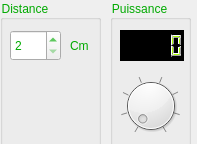
<?xml version="1.0" encoding="UTF-8"?>
<ui version="4.0">
 <class>PilotageMoteurs</class>
 <widget class="QWidget" name="PilotageMoteurs">
  <property name="geometry">
   <rect>
    <x>0</x>
    <y>0</y>
    <width>197</width>
    <height>144</height>
   </rect>
  </property>
  <property name="windowTitle">
   <string>Form</string>
  </property>
  <widget class="QGroupBox" name="groupBox_2">
   <property name="geometry">
    <rect>
     <x>110</x>
     <y>0</y>
     <width>81</width>
     <height>151</height>
    </rect>
   </property>
   <property name="styleSheet">
    <string notr="true">color: rgb(0, 170, 0);</string>
   </property>
   <property name="title">
    <string>Puissance</string>
   </property>
   <widget class="QDial" name="btnPower">
    <property name="geometry">
     <rect>
      <x>10</x>
      <y>70</y>
      <width>61</width>
      <height>71</height>
     </rect>
    </property>
    <property name="styleSheet">
     <string notr="true">color: rgb(0, 170, 0);</string>
    </property>
    <property name="maximum">
     <number>7</number>
    </property>
    <property name="singleStep">
     <number>1</number>
    </property>
    <property name="pageStep">
     <number>1</number>
    </property>
    <property name="value">
     <number>0</number>
    </property>
    <property name="wrapping">
     <bool>false</bool>
    </property>
    <property name="notchTarget">
     <double>1.000000000000000</double>
    </property>
    <property name="notchesVisible">
     <bool>true</bool>
    </property>
   </widget>
   <widget class="QLCDNumber" name="lcdPower">
    <property name="geometry">
     <rect>
      <x>10</x>
      <y>30</y>
      <width>64</width>
      <height>31</height>
     </rect>
    </property>
    <property name="styleSheet">
     <string notr="true">background-color: rgb(0, 0, 0);
color: rgb(170, 255, 0);</string>
    </property>
    <property name="smallDecimalPoint">
     <bool>false</bool>
    </property>
    <property name="digitCount">
     <number>5</number>
    </property>
   </widget>
  </widget>
  <widget class="QGroupBox" name="groupBox_3">
   <property name="geometry">
    <rect>
     <x>0</x>
     <y>0</y>
     <width>101</width>
     <height>151</height>
    </rect>
   </property>
   <property name="styleSheet">
    <string notr="true">color: rgb(0, 170, 0);</string>
   </property>
   <property name="title">
    <string>Distance</string>
   </property>
   <widget class="QSpinBox" name="distanceCm">
    <property name="geometry">
     <rect>
      <x>10</x>
      <y>30</y>
      <width>51</width>
      <height>31</height>
     </rect>
    </property>
    <property name="styleSheet">
     <string notr="true"/>
    </property>
    <property name="minimum">
     <number>2</number>
    </property>
    <property name="maximum">
     <number>100</number>
    </property>
   </widget>
   <widget class="QLabel" name="label">
    <property name="geometry">
     <rect>
      <x>70</x>
      <y>30</y>
      <width>21</width>
      <height>31</height>
     </rect>
    </property>
    <property name="text">
     <string>Cm</string>
    </property>
   </widget>
  </widget>
 </widget>
 <resources/>
 <connections/>
</ui>
